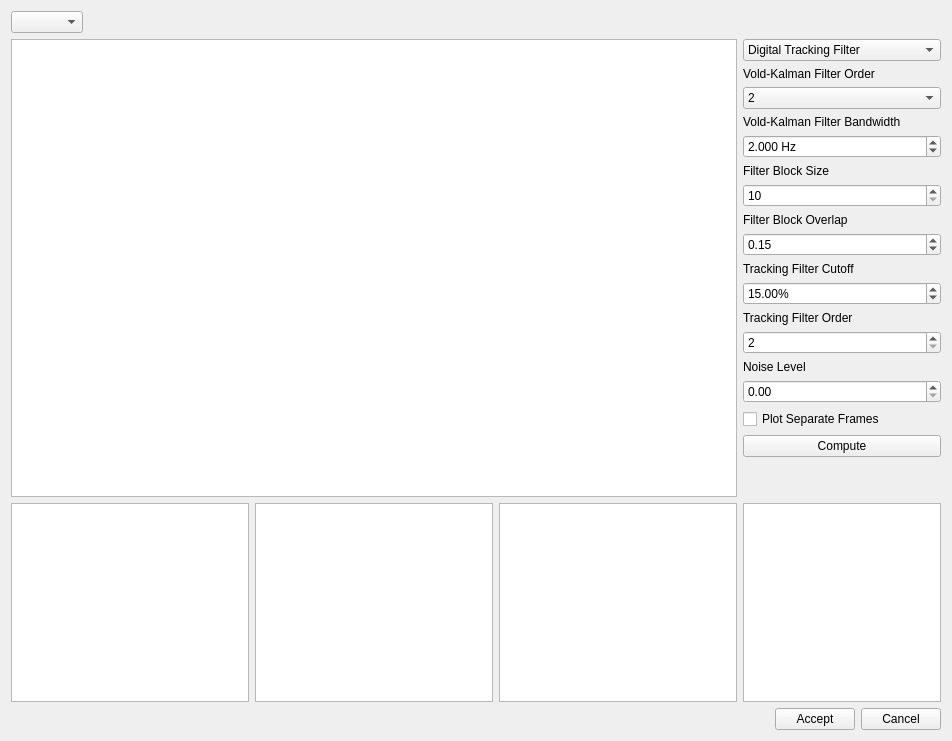
<?xml version="1.0" encoding="UTF-8"?>
<ui version="4.0">
 <class>Form</class>
 <widget class="QWidget" name="Form">
  <property name="geometry">
   <rect>
    <x>0</x>
    <y>0</y>
    <width>952</width>
    <height>741</height>
   </rect>
  </property>
  <property name="windowTitle">
   <string>Form</string>
  </property>
  <layout class="QVBoxLayout" name="verticalLayout">
   <item>
    <layout class="QHBoxLayout" name="horizontalLayout_4">
     <item>
      <widget class="QComboBox" name="channel_selector"/>
     </item>
     <item>
      <spacer name="horizontalSpacer_2">
       <property name="orientation">
        <enum>Qt::Horizontal</enum>
       </property>
       <property name="sizeHint" stdset="0">
        <size>
         <width>40</width>
         <height>20</height>
        </size>
       </property>
      </spacer>
     </item>
    </layout>
   </item>
   <item>
    <layout class="QGridLayout" name="gridLayout">
     <item row="1" column="0">
      <widget class="PlotWidget" name="full_time_history_plot"/>
     </item>
     <item row="1" column="1">
      <layout class="QVBoxLayout" name="verticalLayout_2">
       <item>
        <widget class="QComboBox" name="filter_type_selector">
         <property name="sizePolicy">
          <sizepolicy hsizetype="Preferred" vsizetype="Fixed">
           <horstretch>0</horstretch>
           <verstretch>0</verstretch>
          </sizepolicy>
         </property>
         <property name="currentIndex">
          <number>0</number>
         </property>
         <item>
          <property name="text">
           <string>Digital Tracking Filter</string>
          </property>
         </item>
         <item>
          <property name="text">
           <string>Overlapped Vold-Kalman Filter</string>
          </property>
         </item>
        </widget>
       </item>
       <item>
        <layout class="QVBoxLayout" name="filter_order_layout">
         <item>
          <widget class="QLabel" name="filter_order_label">
           <property name="text">
            <string>Vold-Kalman Filter Order</string>
           </property>
          </widget>
         </item>
         <item>
          <widget class="QComboBox" name="filter_order_selector">
           <property name="currentIndex">
            <number>1</number>
           </property>
           <item>
            <property name="text">
             <string>1</string>
            </property>
           </item>
           <item>
            <property name="text">
             <string>2</string>
            </property>
           </item>
           <item>
            <property name="text">
             <string>3</string>
            </property>
           </item>
          </widget>
         </item>
        </layout>
       </item>
       <item>
        <layout class="QVBoxLayout" name="filter_bandwidth_layout">
         <item>
          <widget class="QLabel" name="filter_bandwidth_label">
           <property name="text">
            <string>Vold-Kalman Filter Bandwidth</string>
           </property>
          </widget>
         </item>
         <item>
          <widget class="QDoubleSpinBox" name="filter_bandwidth_selector">
           <property name="suffix">
            <string> Hz</string>
           </property>
           <property name="decimals">
            <number>3</number>
           </property>
           <property name="minimum">
            <double>0.001000000000000</double>
           </property>
           <property name="maximum">
            <double>1000000.000000000000000</double>
           </property>
           <property name="value">
            <double>2.000000000000000</double>
           </property>
          </widget>
         </item>
        </layout>
       </item>
       <item>
        <layout class="QVBoxLayout" name="filter_block_size_layout">
         <item>
          <widget class="QLabel" name="filter_block_size_label">
           <property name="text">
            <string>Filter Block Size</string>
           </property>
          </widget>
         </item>
         <item>
          <widget class="QSpinBox" name="filter_block_size_selector">
           <property name="minimum">
            <number>10</number>
           </property>
           <property name="maximum">
            <number>999999999</number>
           </property>
          </widget>
         </item>
        </layout>
       </item>
       <item>
        <layout class="QVBoxLayout" name="filter_block_overlap_layout">
         <item>
          <widget class="QLabel" name="filter_block_overlap_label">
           <property name="text">
            <string>Filter Block Overlap</string>
           </property>
          </widget>
         </item>
         <item>
          <widget class="QDoubleSpinBox" name="filter_block_overlap_selector">
           <property name="maximum">
            <double>0.500000000000000</double>
           </property>
           <property name="singleStep">
            <double>0.100000000000000</double>
           </property>
           <property name="value">
            <double>0.150000000000000</double>
           </property>
          </widget>
         </item>
        </layout>
       </item>
       <item>
        <layout class="QVBoxLayout" name="tracking_filter_cutoff_layout">
         <item>
          <widget class="QLabel" name="tracking_filter_cutoff_label">
           <property name="text">
            <string>Tracking Filter Cutoff</string>
           </property>
          </widget>
         </item>
         <item>
          <widget class="QDoubleSpinBox" name="tracking_filter_cutoff_selector">
           <property name="toolTip">
            <string>Time in seconds that the controller takes to change the test level. The test level is changed smoothly to prevent damaging the excitation hardware or part under test. Larger numbers will result in a more smooth transition between test levels, while smaller numbers will make the test level change more quickly.</string>
           </property>
           <property name="suffix">
            <string>%</string>
           </property>
           <property name="minimum">
            <double>0.000000000000000</double>
           </property>
           <property name="maximum">
            <double>100.000000000000000</double>
           </property>
           <property name="singleStep">
            <double>5.000000000000000</double>
           </property>
           <property name="value">
            <double>15.000000000000000</double>
           </property>
          </widget>
         </item>
        </layout>
       </item>
       <item>
        <layout class="QVBoxLayout" name="tracking_filter_order_layout">
         <item>
          <widget class="QLabel" name="tracking_filter_order_label">
           <property name="text">
            <string>Tracking Filter Order</string>
           </property>
          </widget>
         </item>
         <item>
          <widget class="QSpinBox" name="tracking_filter_order_selector">
           <property name="enabled">
            <bool>true</bool>
           </property>
           <property name="toolTip">
            <string>Number of new samples generated by each realization taking into account the overlap with the previous realization.</string>
           </property>
           <property name="minimum">
            <number>2</number>
           </property>
           <property name="maximum">
            <number>8</number>
           </property>
           <property name="value">
            <number>2</number>
           </property>
          </widget>
         </item>
        </layout>
       </item>
       <item>
        <layout class="QVBoxLayout" name="noise_layout">
         <item>
          <widget class="QLabel" name="noise_label">
           <property name="text">
            <string>Noise Level</string>
           </property>
          </widget>
         </item>
         <item>
          <widget class="QDoubleSpinBox" name="noise_selector">
           <property name="maximum">
            <double>1000000.000000000000000</double>
           </property>
           <property name="singleStep">
            <double>0.100000000000000</double>
           </property>
          </widget>
         </item>
        </layout>
       </item>
       <item>
        <widget class="QCheckBox" name="plot_separate_frames_selector">
         <property name="text">
          <string>Plot Separate Frames</string>
         </property>
        </widget>
       </item>
       <item>
        <widget class="QPushButton" name="compute_button">
         <property name="text">
          <string>Compute</string>
         </property>
        </widget>
       </item>
       <item>
        <spacer name="verticalSpacer">
         <property name="orientation">
          <enum>Qt::Vertical</enum>
         </property>
         <property name="sizeHint" stdset="0">
          <size>
           <width>20</width>
           <height>40</height>
          </size>
         </property>
        </spacer>
       </item>
      </layout>
     </item>
     <item row="2" column="1">
      <widget class="QListWidget" name="order_selector">
       <property name="sizePolicy">
        <sizepolicy hsizetype="Minimum" vsizetype="Expanding">
         <horstretch>0</horstretch>
         <verstretch>0</verstretch>
        </sizepolicy>
       </property>
       <property name="toolTip">
        <string>Check channels that will be treated as control channels</string>
       </property>
       <property name="sizeAdjustPolicy">
        <enum>QAbstractScrollArea::AdjustToContents</enum>
       </property>
       <property name="selectionMode">
        <enum>QAbstractItemView::SingleSelection</enum>
       </property>
      </widget>
     </item>
     <item row="2" column="0">
      <layout class="QHBoxLayout" name="horizontalLayout_2">
       <item>
        <widget class="PlotWidget" name="order_time_history_plot"/>
       </item>
       <item>
        <widget class="PlotWidget" name="order_amplitude_plot"/>
       </item>
       <item>
        <widget class="PlotWidget" name="order_phase_plot"/>
       </item>
      </layout>
     </item>
    </layout>
   </item>
   <item>
    <layout class="QHBoxLayout" name="horizontalLayout"/>
   </item>
   <item>
    <layout class="QHBoxLayout" name="horizontalLayout_3">
     <item>
      <spacer name="horizontalSpacer">
       <property name="orientation">
        <enum>Qt::Horizontal</enum>
       </property>
       <property name="sizeHint" stdset="0">
        <size>
         <width>40</width>
         <height>20</height>
        </size>
       </property>
      </spacer>
     </item>
     <item>
      <widget class="QPushButton" name="accept_button">
       <property name="text">
        <string>Accept</string>
       </property>
      </widget>
     </item>
     <item>
      <widget class="QPushButton" name="reject_button">
       <property name="text">
        <string>Cancel</string>
       </property>
      </widget>
     </item>
    </layout>
   </item>
  </layout>
 </widget>
 <customwidgets>
  <customwidget>
   <class>PlotWidget</class>
   <extends>QGraphicsView</extends>
   <header location="global">pyqtgraph</header>
  </customwidget>
 </customwidgets>
 <resources/>
 <connections/>
</ui>
